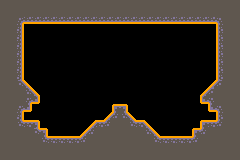

The image is a tile-based game level rendered from a .tmx file. Its description and complete source (layers, tilesets, objects, tile grids) follow:
An orthogonal 30x20 tile map with 8x8 px tiles, 1 tile layer (Tile Layer 1) and 23 objects.

<map version="1.10" tiledversion="1.11.2" orientation="orthogonal" renderorder="right-down" width="30" height="20" tilewidth="8" tileheight="8" infinite="0" nextlayerid="7" nextobjectid="114">
 <tileset firstgid="1" source="../tilesheets/sample-sheet.tsx" />
 <layer id="1" name="Tile Layer 1" width="30" height="20" locked="1">
  <data encoding="csv">
3,3,3,3,3,3,3,3,3,3,3,3,3,3,3,3,3,3,3,3,3,3,3,3,3,3,3,3,3,3,
3,3,3,3,3,3,3,3,3,3,3,3,3,3,3,3,3,3,3,3,3,3,3,3,3,3,3,3,3,3,
3,3,4,5,5,5,5,5,5,5,5,5,5,5,5,5,5,5,5,5,5,5,5,5,5,5,5,6,3,3,
3,3,19,0,0,0,0,0,0,0,0,0,0,0,0,0,0,0,0,0,0,0,0,0,0,0,0,21,3,3,
3,3,19,0,0,0,0,0,0,0,0,0,0,0,0,0,0,0,0,0,0,0,0,0,0,0,0,21,3,3,
3,3,19,0,0,0,0,0,0,0,0,0,0,0,0,0,0,0,0,0,0,0,0,0,0,0,0,21,3,3,
3,3,19,0,0,0,0,0,0,0,0,0,0,0,0,0,0,0,0,0,0,0,0,0,0,0,0,21,3,3,
3,3,19,0,0,0,0,0,0,0,0,0,0,0,0,0,0,0,0,0,0,0,0,0,0,0,0,21,3,3,
3,3,19,0,0,0,0,0,0,0,0,0,0,0,0,0,0,0,0,0,0,0,0,0,0,0,0,21,3,3,
3,3,19,0,0,0,0,0,0,0,0,0,0,0,0,0,0,0,0,0,0,0,0,0,0,0,0,21,3,3,
3,3,23,8,0,0,0,0,0,0,0,0,0,0,0,0,0,0,0,0,0,0,0,0,0,0,7,22,3,3,
3,3,3,34,8,0,0,0,0,0,0,0,0,0,0,0,0,0,0,0,0,0,0,0,0,7,22,3,3,3,
3,3,3,4,80,0,0,0,0,0,0,0,0,0,0,0,0,0,0,0,0,0,0,0,0,79,6,3,3,3,
3,3,4,80,0,0,0,0,0,0,0,0,0,0,64,65,0,0,0,0,0,0,0,0,0,0,79,6,3,3,
3,3,19,0,0,0,0,0,0,0,0,0,0,7,36,34,8,0,0,0,0,0,0,0,0,0,0,21,3,3,
3,3,34,35,65,0,0,0,0,0,0,7,35,36,3,3,34,35,8,0,0,0,0,0,0,64,35,36,3,3,
3,3,3,3,23,65,0,0,0,0,7,36,3,3,3,3,3,3,34,8,0,0,0,0,64,36,3,3,3,3,
3,3,3,3,3,34,35,35,35,35,36,3,3,3,3,3,3,3,3,34,35,35,35,35,36,3,3,3,3,3,
3,3,3,3,3,3,3,3,3,3,3,3,3,3,3,3,3,3,3,3,3,3,3,3,3,3,3,3,3,3,
3,3,3,3,3,3,3,3,3,3,3,3,3,3,3,3,3,3,3,3,3,3,3,3,3,3,3,3,3,3
</data>
 </layer>
 <objectgroup id="4" name="Floors" locked="1">
  <object id="88" x="0" y="128" width="48" height="32">
   <properties>
    <property name="CollisionRole" type="int" propertytype="CollisionRole" value="4" />
   </properties>
  </object>
  <object id="89" x="48" y="136" width="144" height="24">
   <properties>
    <property name="CollisionRole" type="int" propertytype="CollisionRole" value="4" />
   </properties>
  </object>
  <object id="90" x="192" y="128" width="48" height="32">
   <properties>
    <property name="CollisionRole" type="int" propertytype="CollisionRole" value="4" />
   </properties>
  </object>
  <object id="91" x="200" y="120" width="16" height="8">
   <properties>
    <property name="CollisionRole" type="int" propertytype="CollisionRole" value="4" />
   </properties>
  </object>
  <object id="94" x="24" y="120" width="16" height="8">
   <properties>
    <property name="CollisionRole" type="int" propertytype="CollisionRole" value="4" />
   </properties>
  </object>
  <object id="95" x="96" y="120" width="48" height="16">
   <properties>
    <property name="CollisionRole" type="int" propertytype="CollisionRole" value="4" />
   </properties>
  </object>
  <object id="96" x="24" y="80">
   <properties>
    <property name="CollisionRole" type="int" propertytype="CollisionRole" value="4" />
   </properties>
   <polygon points="0,0 16,16 0,16" />
  </object>
  <object id="97" x="80" y="136">
   <properties>
    <property name="CollisionRole" type="int" propertytype="CollisionRole" value="4" />
   </properties>
   <polygon points="0,0 16,-16 16,0" />
  </object>
  <object id="98" x="104" y="120">
   <properties>
    <property name="CollisionRole" type="int" propertytype="CollisionRole" value="4" />
   </properties>
   <polygon points="0,0 8,-8 8,0" />
  </object>
  <object id="99" x="128" y="112">
   <properties>
    <property name="CollisionRole" type="int" propertytype="CollisionRole" value="4" />
   </properties>
   <polygon points="0,0 8,8 0,8" />
  </object>
  <object id="100" x="144" y="120">
   <properties>
    <property name="CollisionRole" type="int" propertytype="CollisionRole" value="4" />
   </properties>
   <polygon points="0,0 16,16 0,16" />
  </object>
  <object id="101" x="200" y="96">
   <properties>
    <property name="CollisionRole" type="int" propertytype="CollisionRole" value="4" />
   </properties>
   <polygon points="0,0 16,-16 16,0" />
  </object>
 </objectgroup>
 <objectgroup id="6" name="Static" locked="1">
  <object id="103" x="32" y="96" width="8" height="8">
   <properties>
    <property name="CollisionRole" type="int" propertytype="CollisionRole" value="2" />
   </properties>
  </object>
  <object id="104" x="0" y="96" width="32" height="16">
   <properties>
    <property name="CollisionRole" type="int" propertytype="CollisionRole" value="2" />
   </properties>
  </object>
  <object id="105" x="0" y="0" width="24" height="96">
   <properties>
    <property name="CollisionRole" type="int" propertytype="CollisionRole" value="2" />
   </properties>
  </object>
  <object id="106" x="200" y="96" width="8" height="8">
   <properties>
    <property name="CollisionRole" type="int" propertytype="CollisionRole" value="2" />
   </properties>
  </object>
  <object id="107" x="208" y="96" width="32" height="16">
   <properties>
    <property name="CollisionRole" type="int" propertytype="CollisionRole" value="2" />
   </properties>
  </object>
  <object id="108" x="216" y="0" width="24" height="96">
   <properties>
    <property name="CollisionRole" type="int" propertytype="CollisionRole" value="2" />
   </properties>
  </object>
  <object id="110" x="24" y="0" width="192" height="24">
   <properties>
    <property name="CollisionRole" type="int" propertytype="CollisionRole" value="2" />
   </properties>
  </object>
  <object id="111" x="112" y="104" width="16" height="16">
   <properties>
    <property name="CollisionRole" type="int" propertytype="CollisionRole" value="6" />
   </properties>
  </object>
  <object id="112" x="216" y="112" width="24" height="16">
   <properties>
    <property name="CollisionRole" type="int" propertytype="CollisionRole" value="2" />
   </properties>
  </object>
  <object id="113" x="0" y="112" width="24" height="16">
   <properties>
    <property name="CollisionRole" type="int" propertytype="CollisionRole" value="2" />
   </properties>
  </object>
 </objectgroup>
 <objectgroup id="3" name="Player">
  <object id="9" gid="106" x="116" y="24" width="8" height="8" />
 </objectgroup>
</map>
